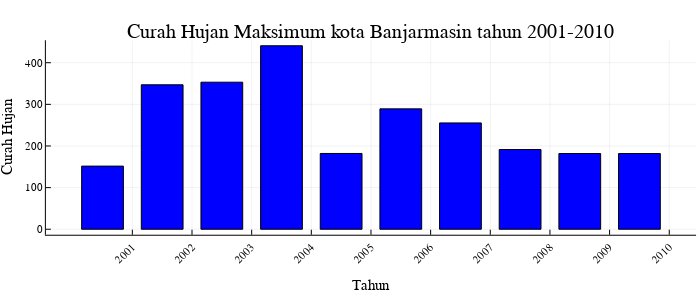

The code cell stored with this chart in its notebook:
### Code cell
banjarmasin01=maximum(banjarmasin[1:12]) #banjarmasin2001
banjarmasin02=maximum(banjarmasin[13:24]) #banjarmasin2002
banjarmasin03=maximum(banjarmasin[25:36]) #banjarmasin2003
banjarmasin04=maximum(banjarmasin[37:48]) #banjarmasin2004
banjarmasin05=maximum(banjarmasin[49:60]) #banjarmasin2005
banjarmasin06=maximum(banjarmasin[61:72]) #banjarmasin2006
banjarmasin07=maximum(banjarmasin[73:84]) #banjarmasin2007
banjarmasin08=maximum(banjarmasin[85:96]) #banjarmasin2008
banjarmasin09=maximum(banjarmasin[97:108]) #banjarmasin2009
banjarmasin10=maximum(banjarmasin[109:120]) #banjarmasin2010using StatsPlots
tahun=string.(collect(2001:2010))
plot2=bar(tahun,[banjarmasin01 banjarmasin02 banjarmasin03 banjarmasin04 banjarmasin05 banjarmasin06 banjarmasin07 banjarmasin08 banjarmasin09 banjarmasin09][:],
            #bar_position = :dodge, 
            bar_width=0.7, 
            xticks=(1:10 ,tahun), 
            ylabel="Curah Hujan",
            xlabel="Tahun",
            xrotation=45, 
            label=false, color=:blue, title="Curah Hujan Maksimum kota Banjarmasin tahun 2001-2010",
            size=(700,300))

### Figure 1 — Plotly figure (JSON) as saved in the notebook; plotly's stock layout.template omitted (floating-point values rounded to 4 significant figures)
{"data": [{"fill": "tozeroy", "fillcolor": "rgba(0, 0, 255, 1.000)", "hoverinfo": "none", "legendgroup": "", "line": {"color": "rgba(0, 0, 0, 1.000)", "dash": "solid", "width": 1}, "mode": "lines", "name": "", "showlegend": false, "type": "scatter", "x": [0.15, 0.15, 0.85, 0.85, 0.15, 0.15], "xaxis": "x1", "y": [151.6, 0, 0, 151.6, 151.6, 151.6], "yaxis": "y1"}, {"fill": "tozeroy", "fillcolor": "rgba(0, 0, 255, 1.000)", "hoverinfo": "none", "legendgroup": "", "line": {"color": "rgba(0, 0, 0, 1.000)", "dash": "solid", "width": 1}, "mode": "lines", "name": "", "showlegend": false, "type": "scatter", "x": [1.15, 1.15, 1.85, 1.85, 1.15, 1.15], "xaxis": "x1", "y": [347.0, 0, 0, 347.0, 347.0, 347.0], "yaxis": "y1"}, {"fill": "tozeroy", "fillcolor": "rgba(0, 0, 255, 1.000)", "hoverinfo": "none", "legendgroup": "", "line": {"color": "rgba(0, 0, 0, 1.000)", "dash": "solid", "width": 1}, "mode": "lines", "name": "", "showlegend": false, "type": "scatter", "x": [2.15, 2.15, 2.85, 2.85, 2.15, 2.15], "xaxis": "x1", "y": [353.2, 0, 0, 353.2, 353.2, 353.2], "yaxis": "y1"}, {"fill": "tozeroy", "fillcolor": "rgba(0, 0, 255, 1.000)", "hoverinfo": "none", "legendgroup": "", "line": {"color": "rgba(0, 0, 0, 1.000)", "dash": "solid", "width": 1}, "mode": "lines", "name": "", "showlegend": false, "type": "scatter", "x": [3.15, 3.15, 3.85, 3.85, 3.15, 3.15], "xaxis": "x1", "y": [440.7, 0, 0, 440.7, 440.7, 440.7], "yaxis": "y1"}, {"fill": "tozeroy", "fillcolor": "rgba(0, 0, 255, 1.000)", "hoverinfo": "none", "legendgroup": "", "line": {"color": "rgba(0, 0, 0, 1.000)", "dash": "solid", "width": 1}, "mode": "lines", "name": "", "showlegend": false, "type": "scatter", "x": [4.15, 4.15, 4.85, 4.85, 4.15, 4.15], "xaxis": "x1", "y": [182.0, 0, 0, 182.0, 182.0, 182.0], "yaxis": "y1"}, {"fill": "tozeroy", "fillcolor": "rgba(0, 0, 255, 1.000)", "hoverinfo": "none", "legendgroup": "", "line": {"color": "rgba(0, 0, 0, 1.000)", "dash": "solid", "width": 1}, "mode": "lines", "name": "", "showlegend": false, "type": "scatter", "x": [5.15, 5.15, 5.85, 5.85, 5.15, 5.15], "xaxis": "x1", "y": [289.1, 0, 0, 289.1, 289.1, 289.1], "yaxis": "y1"}, {"fill": "tozeroy", "fillcolor": "rgba(0, 0, 255, 1.000)", "hoverinfo": "none", "legendgroup": "", "line": {"color": "rgba(0, 0, 0, 1.000)", "dash": "solid", "width": 1}, "mode": "lines", "name": "", "showlegend": false, "type": "scatter", "x": [6.15, 6.15, 6.85, 6.85, 6.15, 6.15], "xaxis": "x1", "y": [255.4, 0, 0, 255.4, 255.4, 255.4], "yaxis": "y1"}, {"fill": "tozeroy", "fillcolor": "rgba(0, 0, 255, 1.000)", "hoverinfo": "none", "legendgroup": "", "line": {"color": "rgba(0, 0, 0, 1.000)", "dash": "solid", "width": 1}, "mode": "lines", "name": "", "showlegend": false, "type": "scatter", "x": [7.15, 7.15, 7.85, 7.85, 7.15, 7.15], "xaxis": "x1", "y": [191.5, 0, 0, 191.5, 191.5, 191.5], "yaxis": "y1"}, {"fill": "tozeroy", "fillcolor": "rgba(0, 0, 255, 1.000)", "hoverinfo": "none", "legendgroup": "", "line": {"color": "rgba(0, 0, 0, 1.000)", "dash": "solid", "width": 1}, "mode": "lines", "name": "", "showlegend": false, "type": "scatter", "x": [8.15, 8.15, 8.85, 8.85, 8.15, 8.15], "xaxis": "x1", "y": [181.8, 0, 0, 181.8, 181.8, 181.8], "yaxis": "y1"}, {"fill": "tozeroy", "fillcolor": "rgba(0, 0, 255, 1.000)", "hoverinfo": "none", "legendgroup": "", "line": {"color": "rgba(0, 0, 0, 1.000)", "dash": "solid", "width": 1}, "mode": "lines", "name": "", "showlegend": false, "type": "scatter", "x": [9.15, 9.15, 9.85, 9.85, 9.15, 9.15], "xaxis": "x1", "y": [181.8, 0, 0, 181.8, 181.8, 181.8], "yaxis": "y1"}, {"colorbar": {"title": ""}, "legendgroup": "", "marker": {"color": "rgba(0, 0, 255, 0.000)", "line": {"color": "rgba(0, 0, 0, 0.000)", "width": 1}, "size": 0, "symbol": "circle"}, "mode": "markers", "name": "", "showlegend": false, "type": "scatter", "x": [0.5, 1.5, 2.5, 3.5, 4.5, 5.5, 6.5, 7.5, 8.5, 9.5], "xaxis": "x", "y": [151.6, 347.0, 353.2, 440.7, 182.0, 289.1, 255.4, 191.5, 181.8, 181.8], "yaxis": "y", "zmax": null, "zmin": null}], "layout": {"annotations": [{"font": {"color": "rgba(0, 0, 0, 1.000)", "family": "sans-serif", "size": 20}, "rotation": 0, "showarrow": false, "text": "Curah Hujan Maksimum kota Banjarmasin tahun 2001-2010", "x": 0.53, "xanchor": "center", "xref": "paper", "y": 1, "yanchor": "top", "yref": "paper"}], "height": 300, "legend": {"bgcolor": "rgba(255, 255, 255, 1.000)", "bordercolor": "rgba(0, 0, 0, 1.000)", "borderwidth": 1, "font": {"color": "rgba(0, 0, 0, 1.000)", "family": "sans-serif", "size": 11}, "title": {"font": {"color": "rgba(0, 0, 0, 1.000)", "family": "sans-serif", "size": 15}, "text": ""}, "tracegroupgap": 0, "traceorder": "normal", "x": 1, "xanchor": "auto", "y": 1, "yanchor": "auto"}, "margin": {"b": 20, "l": 0, "r": 0, "t": 20}, "paper_bgcolor": "rgba(255, 255, 255, 1.000)", "plot_bgcolor": "rgba(255, 255, 255, 1.000)", "showlegend": true, "width": 700, "xaxis": {"anchor": "y", "domain": [0.06554, 0.9944], "gridcolor": "rgba(0, 0, 0, 0.100)", "gridwidth": 0.5, "linecolor": "rgba(0, 0, 0, 1.000)", "mirror": false, "range": [-0.4495, 10.45], "showgrid": true, "showline": true, "showticklabels": true, "tickangle": -45, "tickcolor": "rgb(0, 0, 0)", "tickfont": {"color": "rgba(0, 0, 0, 1.000)", "family": "sans-serif", "size": 11}, "tickmode": "array", "ticks": "inside", "ticktext": ["2001", "2002", "2003", "2004", "2005", "2006", "2007", "2008", "2009", "2010"], "tickvals": [1, 2, 3, 4, 5, 6, 7, 8, 9, 10], "title": "Tahun", "titlefont": {"color": "rgba(0, 0, 0, 1.000)", "family": "sans-serif", "size": 15}, "type": "-", "visible": true, "zeroline": false, "zerolinecolor": "rgba(0, 0, 0, 1.000)"}, "yaxis": {"anchor": "x", "domain": [0.174, 0.9221], "gridcolor": "rgba(0, 0, 0, 0.100)", "gridwidth": 0.5, "linecolor": "rgba(0, 0, 0, 1.000)", "mirror": false, "range": [-13.22, 453.9], "showgrid": true, "showline": true, "showticklabels": true, "tickangle": 0, "tickcolor": "rgb(0, 0, 0)", "tickfont": {"color": "rgba(0, 0, 0, 1.000)", "family": "sans-serif", "size": 11}, "tickmode": "array", "ticks": "inside", "ticktext": ["0", "100", "200", "300", "400"], "tickvals": [0, 100, 200, 300, 400], "title": "Curah Hujan", "titlefont": {"color": "rgba(0, 0, 0, 1.000)", "family": "sans-serif", "size": 15}, "type": "-", "visible": true, "zeroline": false, "zerolinecolor": "rgba(0, 0, 0, 1.000)"}}}
